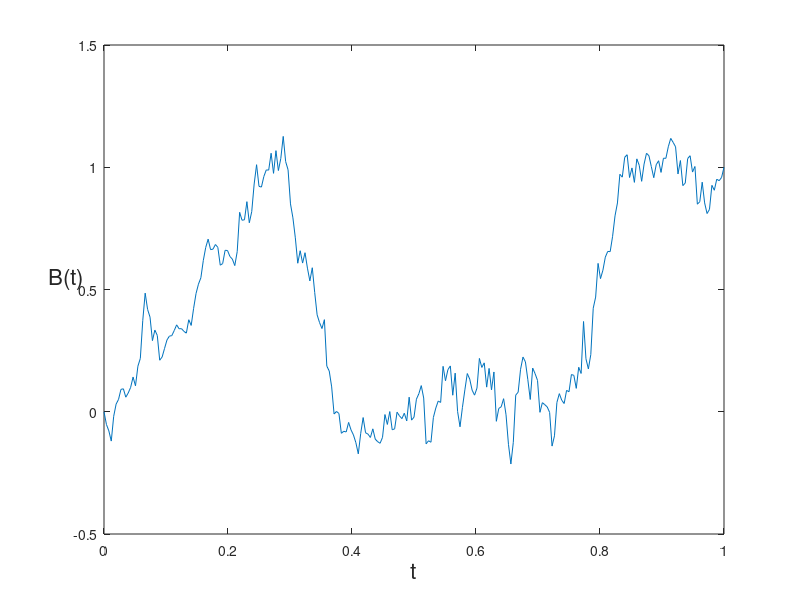

The MATLAB script that drew this image:
clear all;
clear all;
randn('state',11)
m=8;
N=2^m;
h=N;%number of time indices
T=1; dt=T/N;     %choose time interval of length 1 and divide it into
                  %N equal subintervals
for n=1:N
    Z(n)=randn;;   %generate N standard random variables
end
for i=1:N+1       %since Matlab requires the index of every variable
    t(i)=(i-1)*dt; %to be positive, here define the time index from 1
end                %to N+1 of total still N time points.


j_max=1; %the number of midpoints that need to be sampled at each step
B(h+1)=1%sqrt(t(h))*Z(h); %Sample the rightmost point
B(1)=0;   %define the first point of BM as 0

for k=1:m  %there are 8 steps of simulation
    i_min=h/2; 
    i=i_min+1;    %the point to be sampled
    l=1;r=h+1;
    for j=1:j_max  %there are j_max midpoints at each step

        a=((t(r)-t(i))*B(l)+(t(i)-t(l))*B(r))/(t(r)-t(l));
        b=sqrt((t(i)-t(l))*(t(r)-t(i))/(t(r)-t(l)));
        B(i)=a+b*Z(i);  %expression of recursion
        i=i+h;
        l=l+h;
        r=r+h;
    end
    j_max=2*j_max; %the midpoints of next step is twice of it is
                    %at last step
    h=i_min;
end
plot(t,B,'-');
xlabel('t','FontSize',16)
ylabel('B(t)','FontSize',16,'Rotation',0)    
